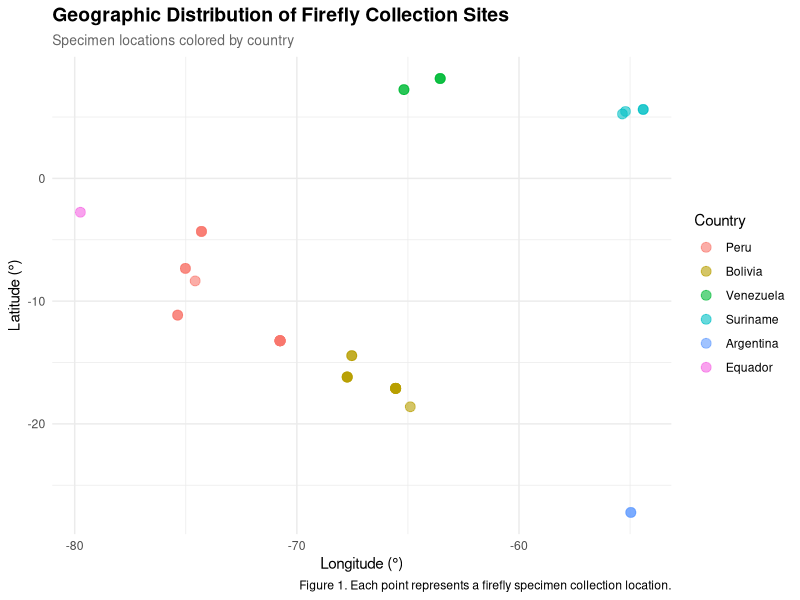
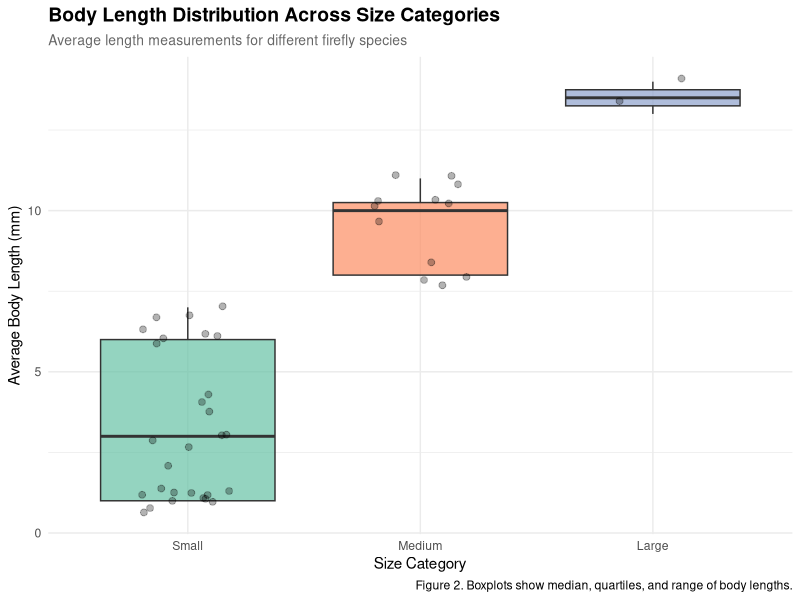

Reproduce these figures in R, in order.
## ---- chunk 1
knitr::opts_chunk$set(echo = FALSE, warning = FALSE, message = FALSE)
## ---- chunk 2
library(readxl)
library(tidyverse)
library(here)
library(dplyr)
library(ggplot2)
library(lubridate)
library(kableExtra)
## ---- chunk 3
#Read in the datasets
firefly <- read_xlsx(here("Firefly.xlsx"))
measurements <- read_xlsx(here("Measurments.xlsx"))
## ---- chunk 4
#Data cleaning and QA/QC
#Custom function to clean species names in case we messed it up when typing
clean_species_name <- function(name) {
#Remove extra whitespace and standardize capitalization
  name <- str_trim(name)
  name <- str_to_lower(name)
#Check if name is valid and not na
  if (nchar(name) < 2) {
    return(NA_character_)
  } else {
    return(name)
  }
}

#Clean the firefly dataset
firefly_clean <- firefly %>%
#First, replace cells with NA
  mutate(across(where(is.character), ~na_if(., ""))) %>%
#Remove columns with all values being NA these are for future work to be filled in later and are not needed here
  select(where(~!all(is.na(.)))) %>%
  mutate(
#Clean species names using the custom function we made above
    Species = map_chr(Species, clean_species_name),
#Parse dates as month-year, establishing anything that I might have put as nd (no date) as NA, creating a new column for original date so the data is removed, we just have a column that translates our dates or easier analysis later, for this analysis it will take our date/year and translate it to the first day of the month. Keep in mind the month it correlates to shows specimens collected any time that month
    Date_original = Date,
    Date = if_else(Date %in% c("N.D.", "ND", "N.D", "nd"), 
                   NA_character_, 
                   Date),
    Date = suppressWarnings(parse_date_time(Date, orders = c("my", "ym", "b Y", "B Y"), truncated = 2)),
#Clean up the coordinates and establish them as coords
    Lat = as.numeric(Lat),
    Long = as.numeric(Long)
  ) %>%
#Remove rows with NA
  filter(!is.na(Species), !is.na(Lat), !is.na(Long))

#Clean the measurements dataset
measurements_clean <- measurements %>%
  mutate(
    Species = map_chr(Species, clean_species_name),
    Average_length = as.numeric(Average_length),
    Average_width = as.numeric(Average_width)
  ) %>%
  filter(!is.na(Species))
## ---- chunk 5
#Subsetting rows and selecting columns
#create a subset with only the columns we will need for the analysis below
firefly_subset <- firefly_clean %>%
  select(Genus, Species, Country, Prov_depto_state, Location, Lat, Long, Date)

#subset the data to countries that have good data online, it should be everything we have but this is just a precaution to clean and parse the data even more
firefly_filtered <- firefly_subset %>%
  filter(!is.na(Country), !is.na(Date))
## ---- chunk 6
#Adding new columns
firefly_enhanced <- firefly_filtered %>%
  mutate(
#Extract year, month, and establish season from date provided in the data based on location. This might look strange to you living in North America but keep in mind the seasons in South America are different than our own
    Year = year(Date),
    Month = month(Date, label = TRUE),
    Season = case_when(
      Month %in% c("Dec", "Jan", "Feb") ~ "Summer",
      Month %in% c("Mar", "Apr", "May") ~ "Autumn",
      Month %in% c("Jun", "Jul", "Aug") ~ "Winter",
      Month %in% c("Sep", "Oct", "Nov") ~ "Spring"
    ),
#Create a column that has the scientific name in one cell instead of having them in two seperate columns
    Scientific_name = paste(Genus, Species),
#Calculate absolute latitude (distance from equator)
    Abs_lat = abs(Lat),
  )
## ---- chunk 7
#Joining both datasets together now
firefly_complete <- firefly_enhanced %>%
  left_join(measurements_clean, by = "Species") %>%
#Add body size category based on length establishing what each size category is so that R knows what we want
  mutate(
    Size_category = case_when(
      Average_length < 8 ~ "Small",
      Average_length >= 8 & Average_length < 12 ~ "Medium",
      Average_length >= 12 ~ "Large",
      TRUE ~ "Unknown"
    )
  )
## ---- chunk 8
#Creating factors and reordering factor levels
firefly_complete <- firefly_complete %>%
  mutate(
#Convert seasons to factor with in an order that makes sense to us humans because R will not care
    Season = factor(Season, levels = c("Spring", "Summer", "Autumn", "Winter")),
#Order the different size categories from small to big
    Size_category = factor(Size_category, 
                          levels = c("Small", "Medium", "Large", "Unknown")),
#Convert country to factor, ordered by frequency
    Country = fct_infreq(Country),
#Create a genus factor
    Genus = as.factor(Genus.x) 
  )
## ---- chunk 9
#Summarizing data by group this should not show up in the actual knitted file as that will be represented in the next chunk in code

#Summary by country
country_summary <- firefly_complete %>%
  group_by(Country) %>%
  summarise(
    N_specimens = n(),
    N_species = n_distinct(Species),
    Mean_latitude = mean(Lat, na.rm = TRUE),
    SD_latitude = sd(Lat, na.rm = TRUE),
    Date_range_years = paste(min(Year, na.rm = TRUE), 
                             max(Year, na.rm = TRUE), 
                             sep = " - ")
  ) %>%
  arrange(desc(N_specimens))
#Summary by species
species_summary <- firefly_complete %>%
  group_by(Scientific_name, Size_category) %>%
  summarise(
    N_records = n(),
    N_countries = n_distinct(Country),
    Mean_lat = mean(Lat, na.rm = TRUE),
    Mean_length = mean(Average_length, na.rm = TRUE),
    Mean_width = mean(Average_width, na.rm = TRUE),
    .groups = "drop"
  )
## ---- chunk 10
#For or while loop

#Calculate various metrics using a loop
metrics <- list()
categories <- c("Country", "Season", "Size_category")

for (i in seq_along(categories)) {
  cat_name <- categories[i]
  
#If statement (already used above, but additional here)
  if (cat_name %in% names(firefly_complete)) {
    metrics[[cat_name]] <- firefly_complete %>%
      group_by(across(all_of(cat_name))) %>%
      summarise(count = n(), .groups = "drop") %>%
      arrange(desc(count))
  }
}
## ---- chunk 11
#Using lists or nested data frames

#Create nested data frame by country
nested_by_country <- firefly_complete %>%
  group_by(Country) %>%
  nest() %>%
  mutate(
  #Calculate summary statistics for each country
    n_records = map_int(data, nrow),
    n_species = map_int(data, ~n_distinct(.x$Species)),
    lat_range = map(data, ~range(.x$Lat, na.rm = TRUE))
  )

#Create nested data frame by species
nested_by_species <- firefly_complete %>%
  group_by(Scientific_name) %>%
  nest() %>%
  mutate(
    geographic_range = map(data, ~{
      list(
        lat_range = range(.x$Lat, na.rm = TRUE),
        long_range = range(.x$Long, na.rm = TRUE),
        countries = unique(.x$Country)
      )
    })
  )
## ---- chunk 12
#TABLE: Country-level summary
country_table <- country_summary %>%
  head(10) %>%
  select(Country, N_specimens, N_species, Mean_latitude, Date_range_years) %>%
  mutate(Mean_latitude = round(Mean_latitude, 2))
## ---- chunk 13
kable(country_table, 
      col.names = c("Country", "Specimens", "Species", "Mean Latitude", "Collection Period"),
      align = c("l", "r", "r", "r", "l")) %>%
  kable_styling(bootstrap_options = c("striped", "hover", "condensed"),
                full_width = FALSE)
## ---- chunk 14
#FIGURE 1: Scatterplot of geographic distribution
ggplot(firefly_complete, aes(x = Long, y = Lat, color = Country)) +
  geom_point(alpha = 0.6, size = 3) +
  labs(
    title = "Geographic Distribution of Firefly Collection Sites",
    subtitle = "Specimen locations colored by country",
    x = "Longitude (°)",
    y = "Latitude (°)",
    color = "Country",
    caption = "Figure 1. Each point represents a firefly specimen collection location."
  ) +
  theme_minimal() +
  theme(
    legend.position = "right",
    plot.title = element_text(size = 14, face = "bold"),
    plot.subtitle = element_text(size = 10, color = "gray40")
  )
## ---- chunk 15
#FIGURE 2: Boxplot of body size by size category
firefly_with_size <- firefly_complete %>%
  filter(!is.na(Average_length), Size_category != "Unknown")

ggplot(firefly_with_size, aes(x = Size_category, y = Average_length, fill = Size_category)) +
  geom_boxplot(alpha = 0.7) +
  geom_jitter(width = 0.2, alpha = 0.3, size = 2) +
  labs(
    title = "Body Length Distribution Across Size Categories",
    subtitle = "Average length measurements for different firefly species",
    x = "Size Category",
    y = "Average Body Length (mm)",
    fill = "Size Category",
    caption = "Figure 2. Boxplots show median, quartiles, and range of body lengths."
  ) +
  theme_minimal() +
  theme(
    legend.position = "none",
    plot.title = element_text(size = 14, face = "bold"),
    plot.subtitle = element_text(size = 10, color = "gray40")
  ) +
  scale_fill_brewer(palette = "Set2")
